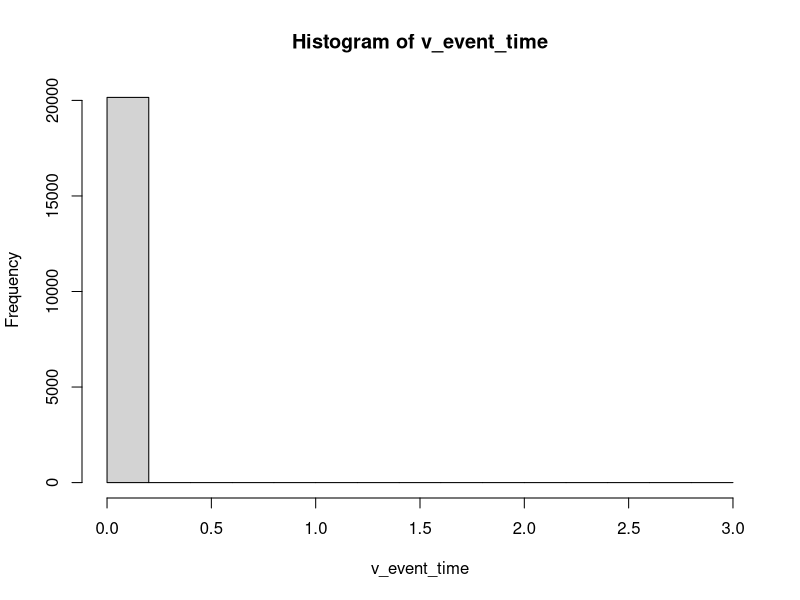

This chart was generated by the following R code: (Note: this script raises an error after producing the figure.)
library(data.table)
# generate population
n_pop <- 100000
dt_pop <- data.table(id = 1:n_pop,
                     cohort = 1940,
                     race = sample(x = c(4, 5), 
                                   size = n_pop, 
                                   prob = c(0.5, 0.5),
                                   replace = TRUE))
# F(a) <- par_alpha*(1-exp(-par_gamma*a))
# prob = par_alpha*(1-exp(-par_gamma*event_time))
#' Inverse constrained exponential function
#'
#' \code{inv_constrained_exponential} implements the inverse constrained 
#' exponential function.
#'
#' @param prob Probability of the event.
#' @param par_alpha Maximum proportion of individuals eventually getting the event.
#' @param par_gamma Rate of event for those evenatually getting the event. 
#' @return 
#' The time at which the event happens.
#' @export
inv_constrained_exponential <- function(prob, par_alpha, par_gamma){
  n_sample <- length(prob)
  has_event <- (prob <= par_alpha)
  event_time <- rep(0, n_sample)
  event_time[has_event] <- (-1/par_gamma[has_event])*log(1-prob[has_event]/par_alpha[has_event])
  return(event_time)
}

#' Get parameters for constrained exponential function
#'
#' \code{get_parameters_constrained_exponential} implements the inverse 
#' constrained exponential function.
#'
#' @param birth_cohort Year of birth cohort.
#' @param race Race in numeric categories.
#' @param alpha0 
#' @param alpha1 
#' @param gamma0 
#' @param gamma1 
#' @return 
#' The time at which the event happens.
#' @export
get_parameters_constrained_exponential <- function(birth_cohort, race,
                                                   alpha0, alpha1,
                                                   gamma0, gamma1){
  bc <- birth_cohort - 1908
  par_alpha <- ilogit(alpha0[race] + bc*alpha1[race])
  par_gamma <- exp(gamma0[race] + bc*gamma1[race])
  return(list(par_alpha = par_alpha, par_gamma = par_gamma))
}

prob <- runif(n = n_pop)
par_alpha <- 0.8
par_gamma <- 0.05

v_event_time <- inv_constrained_exponential(prob = prob, 
                                            par_alpha = par_alpha, 
                                            par_gamma = par_gamma)
hist(v_event_time)

alpha0 <-c(1.05000, 0.6, 0.08, 2.32600, 1.9820)
alpha1 <-c(-0.0067, 0.6, 0.08, -0.0397, -0-008)
gamma0 <-c(-2.3000, 0.6, 0.08, 8.32300, -4.549)
gamma1 <-c(-0.0070, 0.6, 0.08, 0.50010, -0.001)

get_parameters_constrained_exponential(birth_cohort = 1940, 
                                       race = c(4, 5), 
                                       alpha0 = alpha0, alpha1 = alpha1,
                                       gamma0 = gamma0, gamma1 = gamma1)
dt_pop[, c("par_alpha", "par_gamma") := get_parameters_constrained_exponential(birth_cohort = cohort, 
                                                race = race, 
                                                alpha0 = alpha0, alpha1 = alpha1,
                                                gamma0 = gamma0, gamma1 = gamma1)]


v_probs <- runif(n = n_pop)
dt_pop[, age_infection := inv_constrained_exponential(prob = v_probs, 
                                                      par_alpha = par_alpha,
                                                      par_gamma = par_gamma)]
hist(dt_pop$age_infection)
